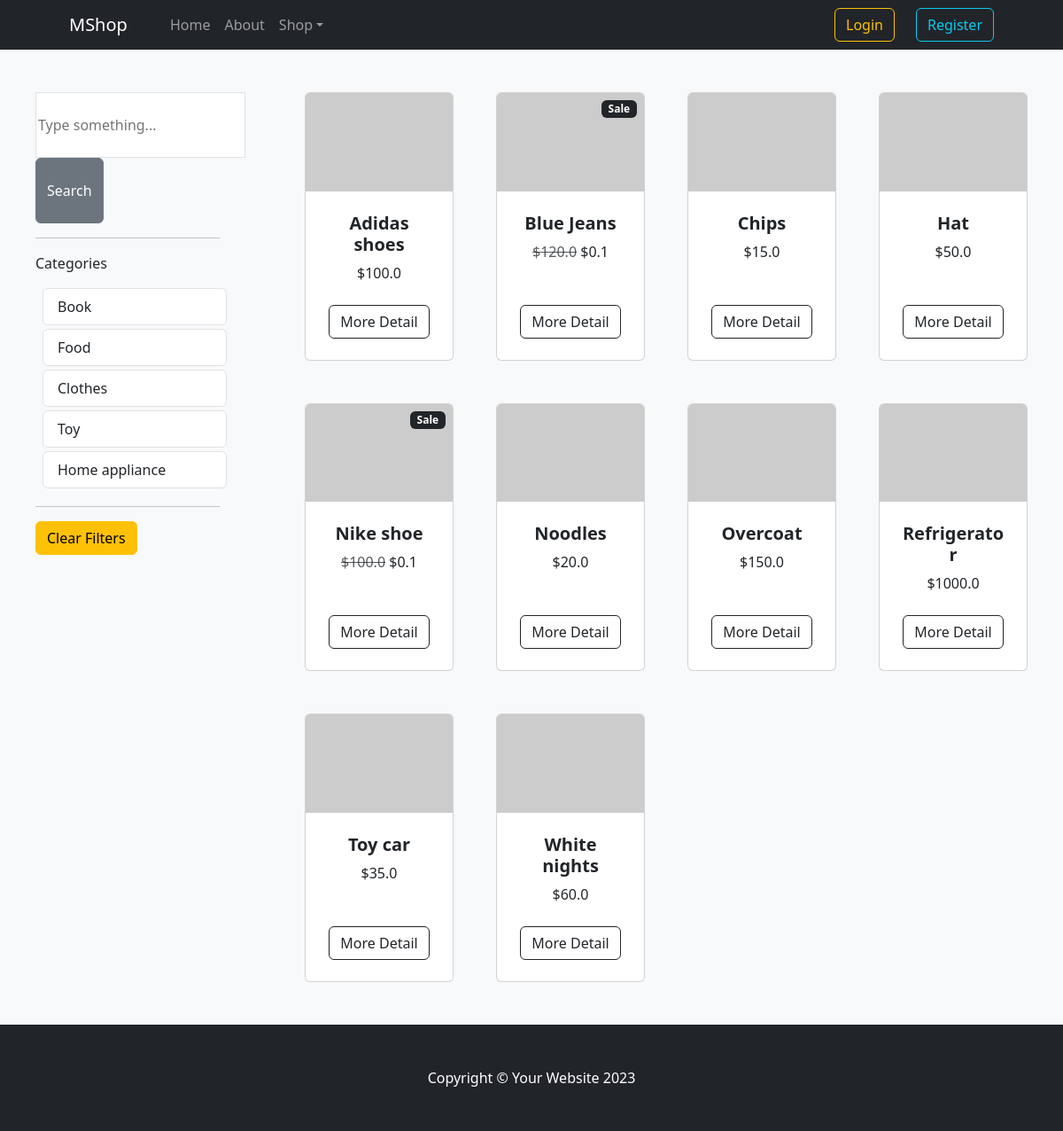
The page /browse/ on the database its author committed.
### items/models.py (models this page shows, shortened)
class Category(models.Model):
    name = models.CharField(max_length=30)
    class Meta:
        verbose_name_plural = "Categories"
    def __str__(self) -> str:
        return self.name

class Item(models.Model):
    title = models.CharField(max_length=60)
    description = models.TextField()
    price = models.FloatField()
    image = models.ImageField(upload_to="item_images", blank=True, null=True)
    is_sold = models.BooleanField(default=False)
    is_on_sale = models.BooleanField(default=False)
    discount = models.FloatField(default=0.0)
    created_at = models.DateTimeField(auto_now_add=True)
    category = models.ForeignKey(
        Category, on_delete=models.CASCADE, related_name="items"
    )
    buyers = models.ManyToManyField(
        User, through="Purchase", related_name="purchased_items"
    )
    class Meta:
        ordering = ("title",)

### items/views.py (the view)
# urls.py: path("browse/", views.browse, name="browse"),
def browse(request):
    query = request.GET.get("query", "")
    category_id = request.GET.get("category", 0)
    categories = Category.objects.all()
    items = Item.objects.filter(is_sold=False)
    if category_id:
        items = items.filter(category_id=category_id)
    if query:
        items = items.filter(
            Q(title__icontains=query) | Q(description__icontains=query)
        )
    return render(
        request,
        "items/browse.html",
        {
            "items": items,
            "query": query,
            "categories": categories,
            "category_id": int(category_id),
        },
    )

### items/templates/items/browse.html
{% extends "items/base.html" %}
{% block content %}
<div class="pb-6 px-3 row gx-4 gx-lg-5 bg-light">
    <div class="col-3 container px-4 px-lg-5 mt-5">
        <form action="{% url "items:browse" %}" method="get">
            <input name="query" class="py-4 px-6 border" type="text" value="{{query}}" placeholder="Type something...">
            <button class="btn btn-secondary py-4 px-6">Search</button>
        </form>
        <hr class="my-6">
        <p class="font-semibold">Categories</p>
        {% for category in categories %}
        <div class="list-group">
            <a href="{% url 'items:browse' %}?query={{ query }}&category={{ category.id }}" class="list-group-item list-group-item-action mb-1 mx-2 {% if category.id == category_id %} active {% endif %}">{{ category }}</a>
        </div>
        {% endfor %}
        <hr class="my-6">
        <div>
            <a href="{% url 'items:browse' %}" class="btn btn-warning">Clear Filters</a>
        </div>
    </div>
    <div class="col container px-4 px-lg-5 mt-5">
        <div class="row gx-4 gx-lg-5 row-cols-2 row-cols-md-3 row-cols-xl-4 justify-content-left">
            {% for item in items %}
            <div class="col mb-5">
                <div class="card h-100">
                    {% if item.is_on_sale %}
                    <div class="badge bg-dark text-white position-absolute" style="top: 0.5rem; right: 0.5rem">Sale</div>
                    {% endif %}
                    {% if item.image %}
                    <img class="card-img-top img-fluid" src="{{ item.image.url }}" alt="..." />
                    {% else %}
                    <img class="card-img-top" src="https://dummyimage.com/450x300/dee2e6/6c757d.jpg" alt="..." />
                    {% endif %}
                    <div class="card-body p-4">
                        <div class="text-center">
                            <h5 class="fw-bolder">{{ item.title }}</h5>
                            {% if item.is_on_sale %}
                            <span class="text-muted text-decoration-line-through">${{ item.price }}</span>
                            ${{ item.discount }}
                            {% else %}
                            ${{ item.price }}
                            {% endif %}
                        </div>
                    </div>
                    <div class="card-footer p-4 pt-0 border-top-0 bg-transparent">
                        <div class="text-center"><a class="btn btn-outline-dark mt-auto" href="{% url "items:detail" item.id %}">More Detail</a></div>
                    </div>
                </div>
            </div>
            {% endfor %}
        </div>
    </div>
</div>
{% endblock content %}

### rows shown on the page
Category: name "Book"
Category: name "Food"
Category: name "Clothes"
Category: name "Toy"
Category: name "Home appliance"
Item: title "Adidas shoes", price "100.0"
Item: is_on_sale "Sale", title "Blue Jeans", price "120.0", discount "0.1"
Item: title "Chips", price "15.0"
Item: title "Hat", price "50.0"
Item: is_on_sale "Sale", title "Nike shoe", price "100.0", discount "0.1"
Item: title "Noodles", price "20.0"
Item: title "Overcoat", price "150.0"
Item: title "Refrigerator", price "1000.0"
Item: title "Toy car", price "35.0"
Item: title "White nights", price "60.0"
